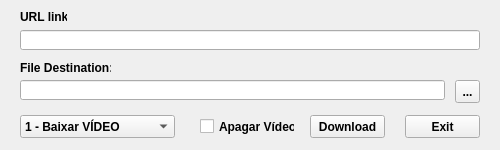
<?xml version="1.0" encoding="UTF-8"?>
<ui version="4.0">
 <class>MainWindow</class>
 <widget class="QMainWindow" name="MainWindow">
  <property name="geometry">
   <rect>
    <x>0</x>
    <y>0</y>
    <width>500</width>
    <height>150</height>
   </rect>
  </property>
  <property name="font">
   <font>
    <weight>75</weight>
    <bold>true</bold>
   </font>
  </property>
  <property name="windowTitle">
   <string>Youtube Downloader</string>
  </property>
  <property name="windowIcon">
   <iconset>
    <normaloff>Youtube.png</normaloff>
    <normalon>Youtube.png</normalon>Youtube.png</iconset>
  </property>
  <widget class="QWidget" name="centralwidget">
   <widget class="QLabel" name="linkLabel">
    <property name="geometry">
     <rect>
      <x>20</x>
      <y>10</y>
      <width>47</width>
      <height>13</height>
     </rect>
    </property>
    <property name="font">
     <font>
      <weight>75</weight>
      <bold>true</bold>
     </font>
    </property>
    <property name="text">
     <string>URL link:</string>
    </property>
   </widget>
   <widget class="QLineEdit" name="urlText">
    <property name="geometry">
     <rect>
      <x>20</x>
      <y>30</y>
      <width>460</width>
      <height>20</height>
     </rect>
    </property>
   </widget>
   <widget class="QLabel" name="destinyLabel">
    <property name="geometry">
     <rect>
      <x>20</x>
      <y>60</y>
      <width>91</width>
      <height>16</height>
     </rect>
    </property>
    <property name="font">
     <font>
      <weight>75</weight>
      <bold>true</bold>
     </font>
    </property>
    <property name="lineWidth">
     <number>17</number>
    </property>
    <property name="text">
     <string>File Destination:</string>
    </property>
   </widget>
   <widget class="QLineEdit" name="destinyText">
    <property name="geometry">
     <rect>
      <x>20</x>
      <y>80</y>
      <width>425</width>
      <height>20</height>
     </rect>
    </property>
   </widget>
   <widget class="QToolButton" name="folderButton">
    <property name="geometry">
     <rect>
      <x>455</x>
      <y>80</y>
      <width>25</width>
      <height>23</height>
     </rect>
    </property>
    <property name="text">
     <string>...</string>
    </property>
    <property name="icon">
     <iconset>
      <normaloff>folder-open.png</normaloff>folder-open.png</iconset>
    </property>
   </widget>
   <widget class="QPushButton" name="downloadButton">
    <property name="geometry">
     <rect>
      <x>310</x>
      <y>115</y>
      <width>75</width>
      <height>23</height>
     </rect>
    </property>
    <property name="font">
     <font>
      <weight>75</weight>
      <bold>true</bold>
     </font>
    </property>
    <property name="text">
     <string>Download</string>
    </property>
   </widget>
   <widget class="QCheckBox" name="apagaVideoBox">
    <property name="geometry">
     <rect>
      <x>200</x>
      <y>118</y>
      <width>95</width>
      <height>17</height>
     </rect>
    </property>
    <property name="text">
     <string>Apagar Vídeo</string>
    </property>
   </widget>
   <widget class="QPushButton" name="cancelButton">
    <property name="geometry">
     <rect>
      <x>405</x>
      <y>115</y>
      <width>75</width>
      <height>23</height>
     </rect>
    </property>
    <property name="font">
     <font>
      <weight>75</weight>
      <bold>true</bold>
     </font>
    </property>
    <property name="text">
     <string>Exit</string>
    </property>
   </widget>
   <widget class="QComboBox" name="fileTypeComboBox">
    <property name="geometry">
     <rect>
      <x>20</x>
      <y>115</y>
      <width>155</width>
      <height>23</height>
     </rect>
    </property>
    <property name="currentIndex">
     <number>0</number>
    </property>
    <item>
     <property name="text">
      <string>1 - Baixar VÍDEO</string>
     </property>
    </item>
    <item>
     <property name="text">
      <string>2 - Baixar ÁUDIO (M4A)</string>
     </property>
    </item>
    <item>
     <property name="text">
      <string>3 - Baixar ÁUDIO (MP3)</string>
     </property>
    </item>
   </widget>
  </widget>
 </widget>
 <resources/>
 <connections/>
</ui>
